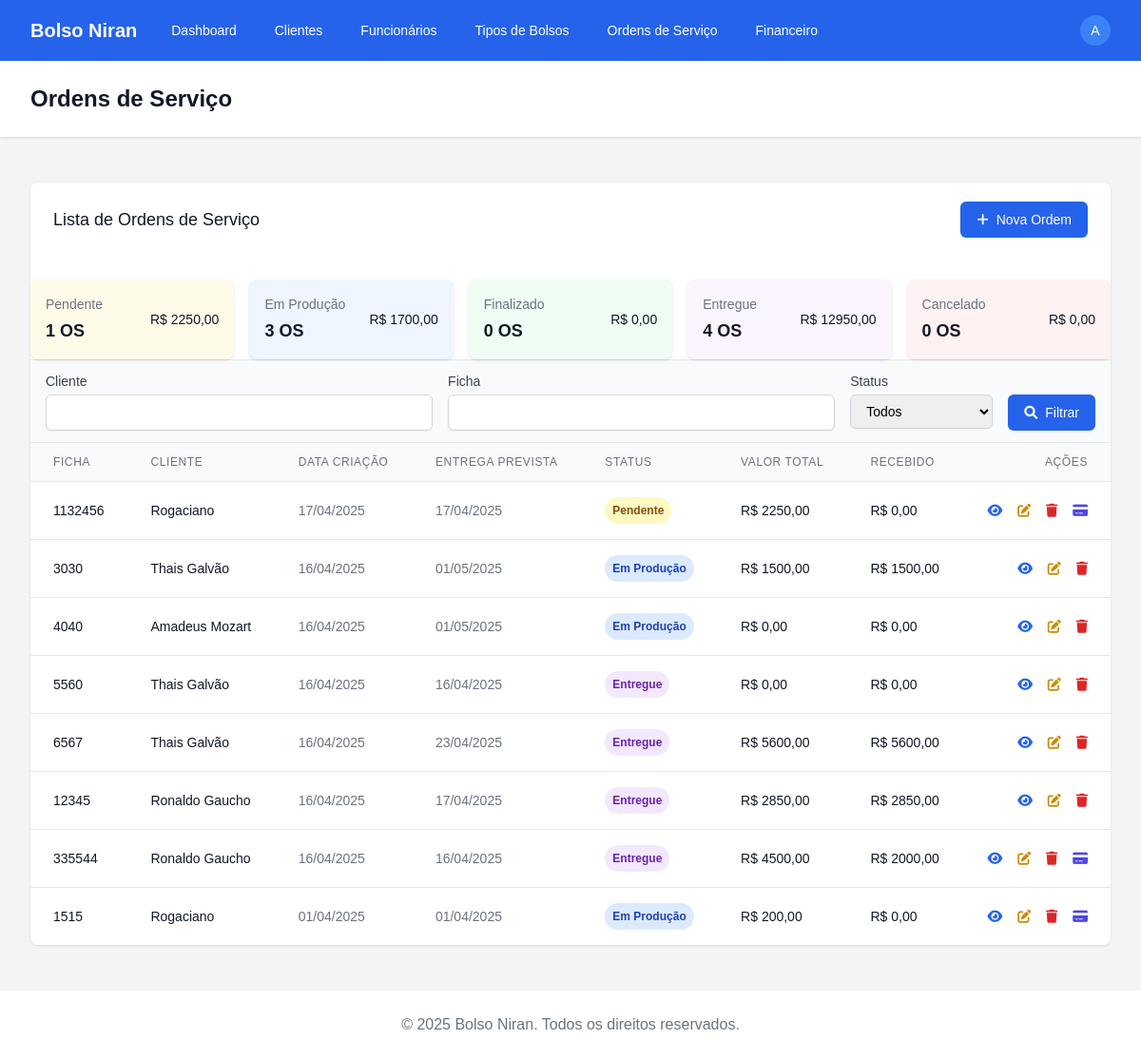
The app's page /ordens/ (signed in) with its own data.
### apps/ordens_servico/models.py (models this page shows, shortened)
class OrdemServico(models.Model):
    STATUS_CHOICES = [
        ('pendente', 'Pendente'),
        ('em_producao', 'Em Produção'),
        ('finalizado', 'Finalizado'),
        ('entregue', 'Entregue'),
        ('cancelado', 'Cancelado'),
    ]
    PAGAMENTO_CHOICES = [
        ('dinheiro', 'Dinheiro'),
        ('pix', 'PIX'),
        ('cartao', 'Cartão'),
        ('boleto', 'Boleto'),
        ('transferencia', 'Transferência'),
    ]
    cliente = models.ForeignKey('clientes.Cliente', on_delete=models.PROTECT)
    ficha = models.CharField(max_length=20, unique=True)
    data_criacao = models.DateField(auto_now_add=True)
    data_entrega_prevista = models.DateField()
    status = models.CharField(max_length=20, choices=STATUS_CHOICES, default='pendente')
    observacoes = models.TextField(blank=True) # adicionar quantidade de linhas 3
    valor_total = models.DecimalField(max_digits=10, decimal_places=2)
    forma_pagamento = models.CharField(max_length=20, choices=PAGAMENTO_CHOICES, null=True, blank=True)
    pago = models.BooleanField(default=False)
    data_pagamento = models.DateField(null=True, blank=True)
    @property
    def valor_recebido(self):
        total = self.transacoes.aggregate(total=Sum('valor'))['total']
        return total or 0
    class Meta:
        verbose_name = 'Ordem de Serviço'
        verbose_name_plural = 'Ordens de Serviço'
        ordering = ['-data_criacao']

### apps/clientes/models.py (models this page shows, shortened)
class Cliente(models.Model):
    nome = models.CharField(max_length=100)
    telefone = models.CharField(max_length=20)
    endereco = models.TextField()
    contato = models.CharField(max_length=100)
    email = models.EmailField(blank=True, null=True)
    data_cadastro = models.DateField(auto_now_add=True)
    class Meta:
        verbose_name = 'Cliente'
        verbose_name_plural = 'Clientes'
        ordering = ['nome']

### apps/ordens_servico/views.py (the view)
# urls.py: path('', views.OrdemServicoListView.as_view(), name='list'),
class OrdemServicoListView(LoginRequiredMixin, ListView):
    model = OrdemServico
    template_name = 'ordens_servico/ordemservico_list.html'
    context_object_name = 'ordens'
    def get_queryset(self):
        queryset = super().get_queryset()
        status = self.request.GET.get('status')
        if status:
            queryset = queryset.filter(status=status)
        cliente = self.request.GET.get('cliente')
        if cliente:
            queryset = queryset.filter(cliente__nome__icontains=cliente)
        ficha = self.request.GET.get('ficha')
        if ficha:
            queryset = queryset.filter(ficha__icontains=ficha)
        return queryset
    def get_context_data(self, **kwargs):
        context = super().get_context_data(**kwargs)
        context['status_choices'] = OrdemServico.STATUS_CHOICES
        all_orders = self.model.objects.all()
        status_summary = []
        for key, display in self.model.STATUS_CHOICES:
            qs = all_orders.filter(status=key)
            total = qs.aggregate(total=Sum('valor_total'))['total'] or Decimal('0.00')
            count = qs.count()
            status_summary.append({'key': key, 'display': display, 'count': count, 'total': total})
        context['status_summary'] = status_summary
        return context

### templates/ordens_servico/ordemservico_list.html (shortened to what this page needs)
{% extends 'base.html' %}
{% block header %}Ordens de Serviço{% endblock %}
{% block content %}
<div class="bg-white shadow overflow-hidden sm:rounded-lg">
  <div class="px-4 py-5 sm:px-6 flex justify-between items-center">
    <h2 class="text-lg leading-6 font-medium text-gray-900">Lista de Ordens de Serviço</h2>
    <a href="{% url 'ordens_servico:add' %}" class="inline-flex items-center px-4 py-2 border border-transparent text-sm font-medium rounded-md shadow-sm text-white bg-blue-600 hover:bg-blue-700 focus:outline-none focus:ring-2 focus:ring-offset-2 focus:ring-blue-500">
      <i class="fas fa-plus mr-2"></i> Nova Ordem
    </a>
  </div>
  <div class="mt-6 grid grid-cols-1 sm:grid-cols-2 lg:grid-cols-5 gap-4">
    {% for s in status_summary %}
      <a href="?status={{ s.key }}"
         class="{% if s.key == 'pendente' %}bg-yellow-50 hover:bg-yellow-100{% elif s.key == 'em_producao' %}bg-blue-50 hover:bg-blue-100{% elif s.key == 'finalizado' %}bg-green-50 hover:bg-green-100{% elif s.key == 'entregue' %}bg-purple-50 hover:bg-purple-100{% elif s.key == 'cancelado' %}bg-red-50 hover:bg-red-100{% else %}bg-white hover:bg-gray-50{% endif %} p-4 rounded-lg shadow flex justify-between items-center">
        <div>
          <p class="text-sm font-medium text-gray-500">{{ s.display }}</p>
          <p class="mt-1 text-lg font-semibold text-gray-900">{{ s.count }} OS</p>
        </div>
        <p class="text-sm font-medium text-gray-900">R$ {{ s.total|floatformat:2 }}</p>
      </a>
    {% endfor %}
  </div>
  <div class="px-4 py-3 bg-gray-50 border-t border-b border-gray-200">
    <form method="get" class="flex flex-wrap gap-4">
      <div class="flex-1 min-w-[200px]">
        <label for="cliente" class="block text-sm font-medium text-gray-700">Cliente</label>
        <input type="text" name="cliente" id="cliente" value="{{ request.GET.cliente|default:'' }}" class="mt-1 block w-full border border-gray-300 rounded-md shadow-sm py-2 px-3 focus:outline-none focus:ring-blue-500 focus:border-blue-500 sm:text-sm">
      </div>
      <div class="flex-1 min-w-[150px]">
        <label for="ficha" class="block text-sm font-medium text-gray-700">Ficha</label>
        <input type="text" name="ficha" id="ficha" value="{{ request.GET.ficha|default:'' }}" class="mt-1 block w-full border border-gray-300 rounded-md shadow-sm py-2 px-3 focus:outline-none focus:ring-blue-500 focus:border-blue-500 sm:text-sm">
      </div>
      <div class="w-[150px]">
        <label for="status" class="block text-sm font-medium text-gray-700">Status</label>
        <select name="status" id="status" class="mt-1 block w-full border border-gray-300 rounded-md shadow-sm py-2 px-3 focus:outline-none focus:ring-blue-500 focus:border-blue-500 sm:text-sm">
          <option value="">Todos</option>
        </select>
      </div>
      <div class="flex items-end">
        <button type="submit" class="inline-flex items-center px-4 py-2 border border-transparent text-sm font-medium rounded-md shadow-sm text-white bg-blue-600 hover:bg-blue-700 focus:outline-none focus:ring-2 focus:ring-offset-2 focus:ring-blue-500">
          <i class="fas fa-search mr-2"></i> Filtrar
        </button>
      </div>
    </form>
  </div>
  <div class="hidden md:block overflow-x-auto">
    <table class="min-w-full divide-y divide-gray-200">
      <thead class="bg-gray-50">
        <tr>
          <th scope="col" class="px-6 py-3 text-left text-xs font-medium text-gray-500 uppercase tracking-wider">Ficha</th>
          <th scope="col" class="px-6 py-3 text-left text-xs font-medium text-gray-500 uppercase tracking-wider">Cliente</th>
          <th scope="col" class="px-6 py-3 text-left text-xs font-medium text-gray-500 uppercase tracking-wider">Data Criação</th>
          <th scope="col" class="px-6 py-3 text-left text-xs font-medium text-gray-500 uppercase tracking-wider">Entrega Prevista</th>
          <th scope="col" class="px-6 py-3 text-left text-xs font-medium text-gray-500 uppercase tracking-wider">Status</th>
          <th scope="col" class="px-6 py-3 text-left text-xs font-medium text-gray-500 uppercase tracking-wider">Valor Total</th>
          <th scope="col" class="px-6 py-3 text-left text-xs font-medium text-gray-500 uppercase tracking-wider">Recebido</th>
          <th scope="col" class="px-6 py-3 text-right text-xs font-medium text-gray-500 uppercase tracking-wider">Ações</th>
        </tr>
      </thead>
      <tbody class="bg-white divide-y divide-gray-200">
        {% for ordem in ordens %}
          <tr>
            <td class="px-6 py-4 whitespace-nowrap">
              <div class="text-sm font-medium text-gray-900">{{ ordem.ficha }}</div>
            </td>
            <td class="px-6 py-4 whitespace-nowrap">
              <div class="text-sm text-gray-900">{{ ordem.cliente.nome }}</div>
            </td>
            <td class="px-6 py-4 whitespace-nowrap">
              <div class="text-sm text-gray-500">{{ ordem.data_criacao|date:"d/m/Y" }}</div>
            </td>
            <td class="px-6 py-4 whitespace-nowrap">
              <div class="text-sm text-gray-500">{{ ordem.data_entrega_prevista|date:"d/m/Y" }}</div>
            </td>
            <td class="px-6 py-4 whitespace-nowrap">
              <span class="px-2 py-1 inline-flex text-xs leading-5 font-semibold rounded-full
                {% if ordem.status == 'pendente' %}bg-yellow-100 text-yellow-800
                {% elif ordem.status == 'em_producao' %}bg-blue-100 text-blue-800
                {% elif ordem.status == 'finalizado' %}bg-green-100 text-green-800
                {% elif ordem.status == 'entregue' %}bg-purple-100 text-purple-800
                {% elif ordem.status == 'cancelado' %}bg-red-100 text-red-800{% endif %}">
                {{ ordem.get_status_display }}
              </span>
            </td>
            <td class="px-6 py-4 whitespace-nowrap">
              <div class="text-sm text-gray-900">R$ {{ ordem.valor_total|floatformat:2 }}</div>
            </td>
            <td class="px-6 py-4 whitespace-nowrap">
              <div class="text-sm text-gray-900">R$ {{ ordem.valor_recebido|floatformat:2 }}</div>
            </td>
            <td class="px-6 py-4 whitespace-nowrap text-right text-sm font-medium">
              <a href="{% url 'ordens_servico:detail' ordem.id %}" class="text-blue-600 hover:text-blue-900 mr-3">
                <i class="fas fa-eye"></i>
              </a>
              <a href="{% url 'ordens_servico:edit' ordem.id %}" class="text-yellow-600 hover:text-yellow-900 mr-3">
                <i class="fas fa-edit"></i>
              </a>
              <a href="{% url 'ordens_servico:delete' ordem.id %}" class="text-red-600 hover:text-red-900">
                <i class="fas fa-trash"></i>
              </a>
              {% if ordem.valor_recebido < ordem.valor_total %}
                <a href="{% url 'financeiro:add' %}?ordem_servico={{ ordem.id }}" class="text-indigo-600 hover:text-indigo-900 ml-3">
                  <i class="fas fa-credit-card"></i>
                </a>
              {% endif %}
            </td>
          </tr>
        {% empty %}
          <tr>
            <td colspan="8" class="px-6 py-4 text-center text-sm text-gray-500">
              Nenhuma ordem de serviço encontrada.
            </td>
          </tr>
        {% endfor %}
      </tbody>
    </table>
  </div>
</div>
{% endblock %}

### templates/base.html (shortened to what this page needs)
<!DOCTYPE html>
{% load static %}
<html lang="pt-br">
<head>
  <script src="https://cdn.tailwindcss.com"></script>
  <link rel="stylesheet" href="https://cdnjs.cloudflare.com/ajax/libs/font-awesome/6.0.0/css/all.min.css" />
  <link rel="stylesheet" href="{% static 'css/custom.css' %}" />
</head>
<body class="bg-gray-100 min-h-screen">
  <div class="flex flex-col min-h-screen">
    <nav class="bg-blue-600 text-white shadow-md">
      <div class="max-w-7xl mx-auto px-4 sm:px-6 lg:px-8">
        <div class="flex justify-between h-16">
          <div class="flex">
            <div class="flex-shrink-0 flex items-center">
              <span class="text-xl font-bold">Bolso Niran</span>
            </div>
            <div class="hidden md:ml-6 md:flex md:items-center md:space-x-4">
              <a href="{% url 'dashboard:index' %}" class="px-3 py-2 rounded-md text-sm font-medium hover:bg-blue-700">Dashboard</a>
              <a href="{% url 'clientes:list' %}" class="px-3 py-2 rounded-md text-sm font-medium hover:bg-blue-700">Clientes</a>
              <a href="{% url 'funcionarios:list' %}" class="px-3 py-2 rounded-md text-sm font-medium hover:bg-blue-700">Funcionários</a>
              <a href="{% url 'catalogo:list' %}" class="px-3 py-2 rounded-md text-sm font-medium hover:bg-blue-700">Tipos de Bolsos</a>
              <a href="{% url 'ordens_servico:list' %}" class="px-3 py-2 rounded-md text-sm font-medium hover:bg-blue-700">Ordens de Serviço</a>
              <a href="{% url 'financeiro:list' %}" class="px-3 py-2 rounded-md text-sm font-medium hover:bg-blue-700">Financeiro</a>
            </div>
          </div>
          <div class="flex items-center">
            <div class="ml-3 relative" x-data="{ isOpen: false }">
              <div>
                <button @click="isOpen = !isOpen" class="flex text-sm rounded-full focus:outline-none focus:ring-2 focus:ring-offset-2 focus:ring-offset-blue-600 focus:ring-white">
                  <span class="inline-flex items-center justify-center h-8 w-8 rounded-full bg-blue-500">
                    <span class="text-sm font-medium leading-none text-white">
                      {% if user.is_authenticated %}
                        {{ user.username|first|upper }}
                      {% else %}
                        ?
                      {% endif %}
                    </span>
                  </span>
                </button>
              </div>
            </div>
          </div>
        </div>
      </div>
    </nav>
    <header class="bg-white shadow">
      <div class="max-w-7xl mx-auto py-6 px-4 sm:px-6 lg:px-8">
        <h1 class="text-2xl font-bold text-gray-900">
          {% block header %}{% endblock %}
        </h1>
      </div>
    </header>
    <main class="flex-grow">
      <div class="max-w-7xl mx-auto py-6 sm:px-6 lg:px-8">
        <div class="px-4 py-6 sm:px-0">
          {% block content %}{% endblock %}
        </div>
      </div>
    </main>
    <footer class="bg-white">
      <div class="max-w-7xl mx-auto py-6 px-4 overflow-hidden sm:px-6 lg:px-8">
        <p class="text-center text-gray-500">
          &copy; {% now "Y" %} Bolso Niran. Todos os direitos reservados.
        </p>
      </div>
    </footer>
  </div>
</body>
</html>

### static/css/custom.css (style rules this page uses)
body { font-family: 'Arial', sans-serif; background-color: #f8f9fa; }

### records on screen
OrdemServico: ficha "1132456", cliente.nome "Rogaciano", data_criacao "17/04/2025", data_entrega_prevista "17/04/2025", status "Pendente", valor_total "2250,00", valor_recebido "0,00"
OrdemServico: ficha "3030", cliente.nome "Thais Galvão", data_criacao "16/04/2025", data_entrega_prevista "01/05/2025", status "Em Produção", valor_total "1500,00", valor_recebido "1500,00"
OrdemServico: ficha "4040", cliente.nome "Amadeus Mozart", data_criacao "16/04/2025", data_entrega_prevista "01/05/2025", status "Em Produção", valor_total "0,00", valor_recebido "0,00"
OrdemServico: ficha "5560", cliente.nome "Thais Galvão", data_criacao "16/04/2025", data_entrega_prevista "16/04/2025", status "Entregue", valor_total "0,00", valor_recebido "0,00"
OrdemServico: ficha "6567", cliente.nome "Thais Galvão", data_criacao "16/04/2025", data_entrega_prevista "23/04/2025", status "Entregue", valor_total "5600,00", valor_recebido "5600,00"
OrdemServico: ficha "12345", cliente.nome "Ronaldo Gaucho", data_criacao "16/04/2025", data_entrega_prevista "17/04/2025", status "Entregue", valor_total "2850,00", valor_recebido "2850,00"
OrdemServico: ficha "335544", cliente.nome "Ronaldo Gaucho", data_criacao "16/04/2025", data_entrega_prevista "16/04/2025", status "Entregue", valor_total "4500,00", valor_recebido "2000,00"
OrdemServico: ficha "1515", cliente.nome "Rogaciano", data_criacao "01/04/2025", data_entrega_prevista "01/04/2025", status "Em Produção", valor_total "200,00", valor_recebido "0,00"

### other values on screen
{{ user.username|first|upper }} "A"
{{ s.display }} "Pendente" "Em Produção" "Finalizado" "Entregue" "Cancelado"
{{ s.count }} "1" "3" "0" "4" "0"
{{ s.total|floatformat:2 }} "2250,00" "1700,00" "0,00" "12950,00" "0,00"
